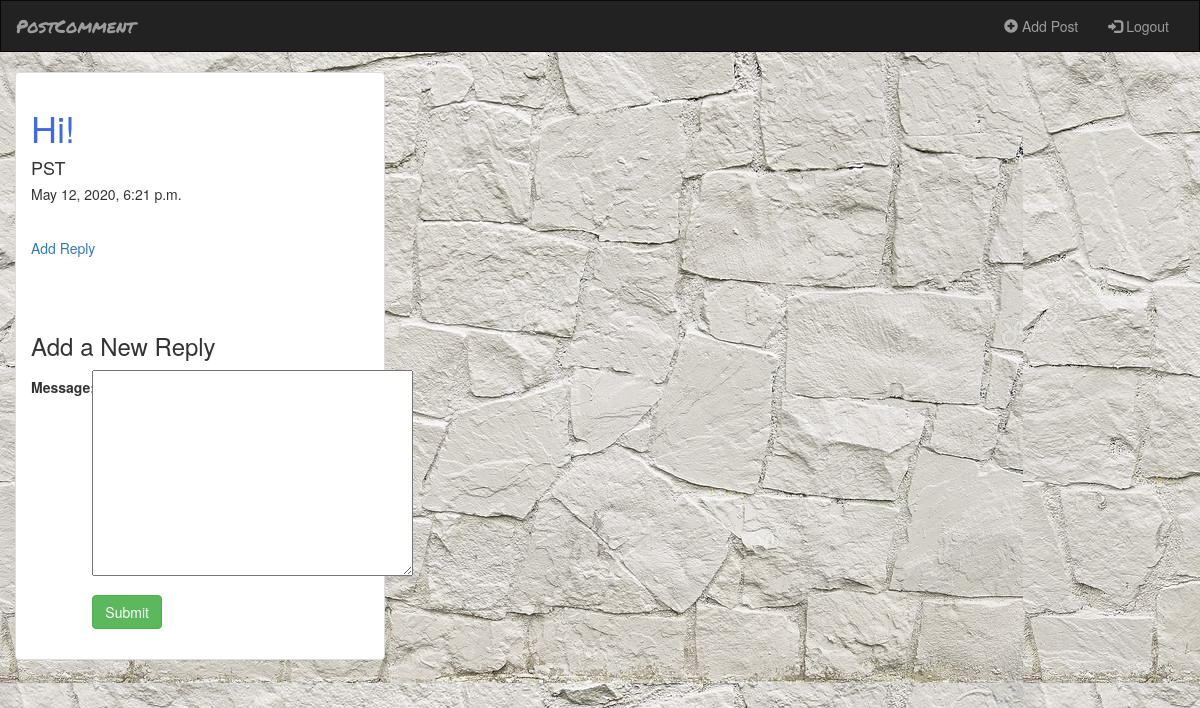
The page /posts/1/create_reply/ on the database its author committed.
### posts/models.py (models this page shows, shortened)
class Post(models.Model):
    messageId = models.AutoField(db_column = 'Collaborate_Messaging_A00_Rec',primary_key=True)
    POST ='POST'
    REPLY='REPLY'
    MESSAGE_TYPE_CHOICES = [
        (POST, 'Post'),
        (REPLY, 'Reply'),
    ]
    messageType = models.CharField(max_length=10, choices= MESSAGE_TYPE_CHOICES, default=POST, db_column='Message_Type')
    parentPostId = models.ForeignKey('posts.Post', on_delete=models.SET_NULL, null=True, blank=True)
    message = models.TextField()
    dateTimeStamp = models.DateTimeField(auto_now=True, auto_created=True)

### posts/views.py (the view)
# urls.py: path('<int:messageId>/create_reply/', views.post_reply, name='reply'),
def post_reply(request, messageId):
    form = ReplyForm(request.POST or None)
    post = get_object_or_404(Post, messageId=messageId)
    if form.is_valid():
        reply = form.save(commit=False)
        reply.save()
        return render(request, 'posts/detail.html', {'post': post})
    context = {'post': post, 'form': form, }
    return render(request, 'posts/create_reply.html', context)

### posts/forms.py
class ReplyForm(forms.ModelForm):
    class Meta:
        model = Post
        fields = ["message"]

### posts/templates/posts/create_reply.html (shortened to what this page needs)
{% extends 'posts/base.html' %}
{% block body %}
<div class="container-fluid">
    <div class="row">
        <div class="col-sm-4 col-md-90">
            <div class="panel panel-default">
                <div class="panel-body">
                    <h1>{{ post.message }}</h1>
                    <h4>{{ post.messageType }}</h4>
                    <h5>{{ post.dateTimeStamp }}</h5>
                </div>
                <ul class="nav nav-pills" style="margin-bottom: 30px;">
                    <li role="presentation"><a href="">Add Reply</a></li>
                </ul>
                <div class="panel-body">
                    <h3>Add a New Reply</h3>
                    <form class="form-horizontal" role="form" action="" method="post" enctype="multipart/form-data">
                        {% include 'posts/form_template.html' %}
                        <div class="form-group">
                            <div class="col-sm-offset-2 col-sm-10">
                                <button type="submit" class="btn btn-success">Submit</button>
                            </div>
                        </div>
                    </form>
                </div>
            </div>
        </div>
    </div>
</div>
{% endblock %}

### posts/static/posts/style.css (style rules this page uses)
body { background: white url("images/white.jpg"); }
h1 { color : #4169E1; }

### rows shown on the page
Post: message "Hi!", messageType "PST", dateTimeStamp "May 12, 2020, 6:21 p.m."

### other values the page prints
{{ field.label_tag }} "Message:"
